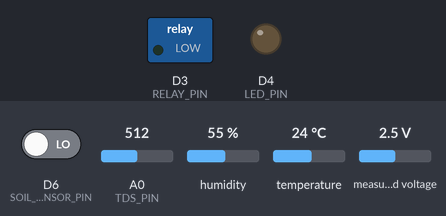
The sketch below on a simulated ESP8266 (NodeMCU). On the bench: switched loads named in the sketch (green lamp = pin HIGH), output pins drawn as LEDs (lit = HIGH). The test bench sets the inputs (shaded band); at power-on: A0 (TDS_PIN) = 512, D6 (SOIL_SENSOR_PIN) LOW, humidity 55 %, temperature 24 °C, measured voltage 2.5 V. WiFi joins after 1.5 s; servers stay silent unless stated; random numbers use the default seed unless the sketch sets one; what the sketch prints to the serial monitor is not drawn.

Above: at 2.7 s.
2.8 s: A0 (TDS_PIN) set to 317
5.0 s: A0 (TDS_PIN) set to 285
At 6.8 s:
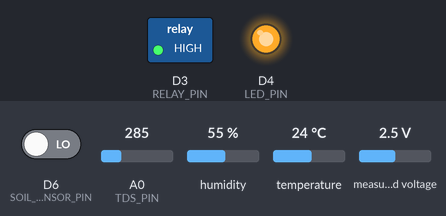
7.8 s: D6 (SOIL_SENSOR_PIN) driven HIGH
At 9.5 s:
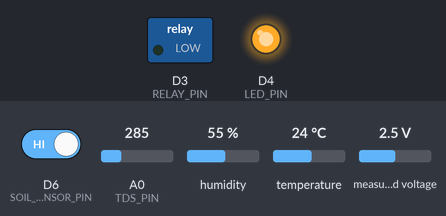
10.6 s: D6 (SOIL_SENSOR_PIN) driven LOW
At 12.3 s:
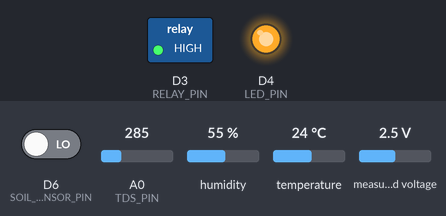
21.1 s: A0 (TDS_PIN) set to 306
At 23.9 s:
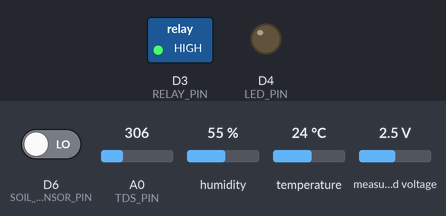
Timing chart, 0 to 25.4 s (numbered marks = the images above; inputs shaded):
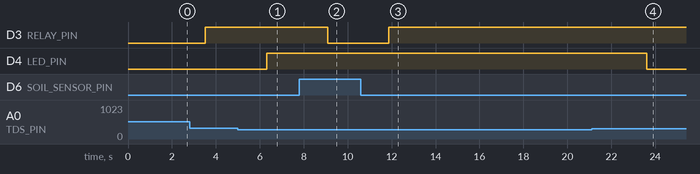

Measured:
- the behaviour switches between 300 and 299 on A0 (TDS_PIN) (found by bisection; images 0 and 1)
- after the input at 5.0 s, D4 (LED_PIN): LOW → HIGH after 1.3 s
- after the input at 7.8 s, D3 (RELAY_PIN): HIGH → LOW after 1.3 s
- after the input at 10.6 s, D3 (RELAY_PIN): LOW → HIGH after 1.3 s
- after the input at 21.1 s, D4 (LED_PIN): HIGH → LOW after 2.5 s

The sketch:

fullfinal.ino
```cpp
#include <Arduino.h>
#include "DHT.h"
#include <Wire.h>
#include <Adafruit_ADS1X15.h>
#include <ESP8266WiFi.h>
#include <Firebase_ESP_Client.h>
#include "addons/TokenHelper.h"
#include "addons/RTDBHelper.h"

// === Pin Definitions ===
#define RELAY_PIN D3
#define SOIL_SENSOR_PIN D6
#define Alert_SENSOR_PIN D7
#define LED_PIN D4
#define DHTPIN D1
#define DHTTYPE DHT11
#define TDS_PIN A0  // Direct analog input on ESP8266

// === Custom I2C Pins for ADS1115 ===
#define I2C_SDA D2  // GPIO4
#define I2C_SCL D5  // GPIO14

// === Firebase Credentials =
#define WIFI_SSID "realme P1 5G"
#define WIFI_PASSWORD "6362272321"
#define API_KEY "AIzaSyD2tyb4UTiCAFAKE1SyboqByTlf15CSyKA"
#define DATABASE_URL "https://smartagrisystem-30166-default-rtdb.firebaseio.com/"
//#define API_KEY "AIzaSyCTVbt3vmHqx-T6e1gO5Rb7f7dIkTKCeJI"
//#define DATABASE_URL "https://sample-firebase-ai-app-4458f-default-rtdb.firebaseio.com/"

DHT dht(DHTPIN, DHTTYPE);
FirebaseData fbdo;
FirebaseAuth auth;
FirebaseConfig config;
bool signupOK = false;

Adafruit_ADS1115 ads;

#define VREF 3.3
float temperature = 25.0;

unsigned long lastUpdate = 0; // For 20-second interval

void setup() {
  Serial.begin(115200);
  dht.begin();

  // Start WiFi
  WiFi.begin(WIFI_SSID, WIFI_PASSWORD);
  Serial.print("Connecting to Wi-Fi");
  while (WiFi.status() != WL_CONNECTED) {
    Serial.print(".");
    delay(300);
  }
  Serial.println("\nConnected to WiFi");
  Serial.println(WiFi.localIP());

  // Firebase
  config.api_key = API_KEY;
  config.database_url = DATABASE_URL;
  Firebase.begin(&config, &auth);
  Firebase.reconnectWiFi(true);

  if (Firebase.signUp(&config, &auth, "", "")) {
    signupOK = true;
    Serial.println("Firebase SignUp OK");
  } else {
    Serial.printf("Signup failed: %s\n", config.signer.signupError.message.c_str());
  }

  // Pin Modes
  pinMode(RELAY_PIN, OUTPUT);
  pinMode(SOIL_SENSOR_PIN, INPUT);
  pinMode(LED_PIN, OUTPUT);

  // Init ADS1115 on custom I2C pins
  Wire.begin(I2C_SDA, I2C_SCL);
  if (!ads.begin()) {
    Serial.println("ADS1115 not found. Check wiring!");
    while (1);
  }
  ads.setGain(GAIN_ONE);  // ±4.096V
}

void loop() {
  delay(2000);

  float h = dht.readHumidity();
  float t = dht.readTemperature();
  if (isnan(h) || isnan(t)) {
    Serial.println("Failed to read from DHT sensor!");
    return;
  }

  // === Soil Sensor ===
  int soilStatus = digitalRead(SOIL_SENSOR_PIN);
  digitalWrite(RELAY_PIN, soilStatus == HIGH ? LOW : HIGH);

  // === Alert Sensor ===
  int AlertValue = analogRead(Alert_SENSOR_PIN);
  digitalWrite(LED_PIN, AlertValue < 300 ? HIGH : LOW);

  // === TDS on ESP8266 ===
  int tdsRaw = analogRead(TDS_PIN);
  float voltage1 = tdsRaw * VREF / 1024.0;
  float tdsValue1 = (133.42 * voltage1 * voltage1 * voltage1
                   - 255.86 * voltage1 * voltage1
                   + 857.39 * voltage1) * 0.5;

  // === NPK via ADS1115 ===
  int16_t NPKRaw = ads.readADC_SingleEnded(0); // ADS1115 A0
  float voltage2 = NPKRaw * 4.096 / 32767.0;    // Convert raw to volts
  float tdsValue2 = (133.42 * voltage2 * voltage2 * voltage2
                   - 255.86 * voltage2 * voltage2
                   + 857.39 * voltage2) * 0.5;

  // === Print Sensor Data ===
  Serial.printf("Temp: %.1f C | Humidity: %.1f %%\n", t, h);
  Serial.printf("Soil Status: %d | Alert Value: %d\n", soilStatus, AlertValue);
  Serial.printf("TDS -> %.2f V | %.0f ppm\n", voltage1, tdsValue1);

  // === NPK Value Logic ===
  static int nitrogen = 0, phosphorous = 0, potassium = 0;
  unsigned long currentMillis = millis();

  if (currentMillis - lastUpdate >= 20000) {  // Every 20 seconds
    lastUpdate = currentMillis;

    if (tdsValue2 < 160) {
      Serial.println("NPK Sensor likely removed or reading too low.");
      nitrogen = phosphorous = potassium = 0;
    } else if (tdsValue2 >= 60 && tdsValue2 < 500) {
      nitrogen = random(75, 281);         // 75-280
      phosphorous = random(0, 11);        // 0-10
      potassium = random(25, 111);        // 25-110
    } else if (tdsValue2 >= 500 && tdsValue2 < 1000) {
      nitrogen = random(280, 561);        // 280-560
      phosphorous = random(10, 26);       // 10-25
      potassium = random(110, 281);       // 110-280
    } else {
      nitrogen = random(560, 701);        // 560+
      phosphorous = random(25, 51);       // 25+
      potassium = random(250, 401);       // 250+
    }

    // === Print TDS2 & NPK ===
    Serial.printf("NPK -> %.2f V | %.0f ppm\n", voltage2, tdsValue2);
    Serial.printf("N: %d | P: %d | K: %d\n", nitrogen, phosphorous, potassium);
    Serial.println("_____________________________");

    // === Upload NPK & NPK to Firebase ===
    if (Firebase.ready() && signupOK) {
      Firebase.RTDB.setFloat(&fbdo, "/Monitoring/NPK", tdsValue2);
      Firebase.RTDB.setInt(&fbdo, "/Monitoring/Nitrogen", nitrogen);
      Firebase.RTDB.setInt(&fbdo, "/Monitoring/Phosphorous", phosphorous);
      Firebase.RTDB.setInt(&fbdo, "/Monitoring/Potassium", potassium);
    }
  }

  // === Upload Remaining Data to Firebase ===
  if (Firebase.ready() && signupOK) {
    Firebase.RTDB.setFloat(&fbdo, "/Monitoring/Humidity", h);
    Firebase.RTDB.setFloat(&fbdo, "/Monitoring/Temperature", t);
    Firebase.RTDB.setFloat(&fbdo, "/Monitoring/TDS", tdsValue1);
    Firebase.RTDB.setInt(&fbdo, "/Monitoring/MOTOR", soilStatus);
    Firebase.RTDB.setInt(&fbdo, "/Monitoring/Alert_Status", AlertValue < 300 ? 1 : 0);
  }
}
```
